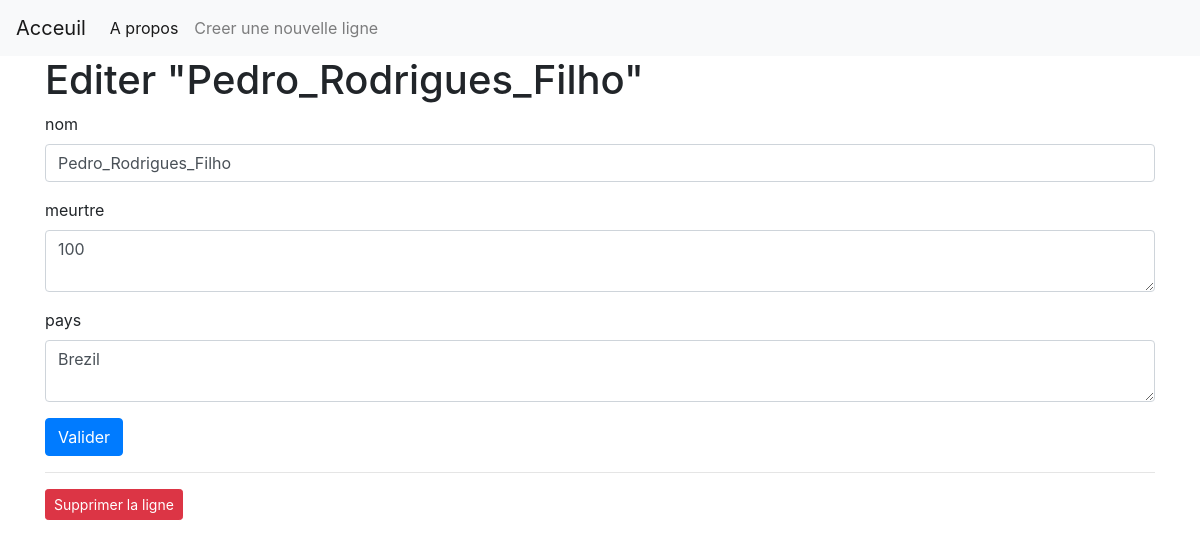
Screenshot of /5/edit with the database file from the repository.
### tables this page shows
CREATE TABLE posts (
    id INTEGER PRIMARY KEY AUTOINCREMENT,
    nom TEXT NOT NULL,
    created TIMESTAMP NOT NULL DEFAULT CURRENT_TIMESTAMP,
    meurtre INTEGER NOT NULL,
    pays TEXT NOT NULL
);

### app.py (the view, shortened to what this page needs)
@app.route('/<int:id>/edit', methods=('GET', 'POST'))
def edit(id):
    post = get_post(id)
    return render_template('edit.html', post=post)

### app.py (called while the page is built)
def get_db_connection():
    conn = sqlite3.connect('database.db')
    conn.row_factory = sqlite3.Row
    return conn

def get_post(post_id):
    conn = get_db_connection()
    post = conn.execute('SELECT * FROM posts WHERE id = ?',
                        (post_id,)).fetchone()
    conn.close()
    if post is None:
        abort(404)
    return post

### templates/edit.html (shortened to what this page needs)
{% extends 'base.html' %}
{% block content %}
<h1>{% block title %} Editer "{{ post['nom'] }}" {% endblock %}</h1>
<form method="post">
    <div class="form-group">
        <label for="nom">nom</label>
        <input type="text" name="nom" placeholder="Nom du criminel"
               class="form-control"
               value="{{ request.form['nom'] or post['nom'] }}">
    </div>
    <div class="form-group">
        <label for="meurtre">meurtre</label>
        <textarea name="meurtre" placeholder="Nombre de meurtre"
                  class="form-control">{{ request.form['meurtre'] or post['meurtre'] }}</textarea>
    </div>
    <div class="form-group">
        <label for="pays">pays</label>
        <textarea name="pays" placeholder="Pays d'origine"
                  class="form-control">{{ request.form['pays'] or post['pays'] }}</textarea>
    </div>
    <div class="form-group">
        <button type="submit" class="btn btn-primary">Valider</button>
    </div>
</form>
<hr>
    <form action="{{ url_for('delete', id=post['id']) }}" method="POST">
    <input type="submit" value="Supprimer la ligne"
            class="btn btn-danger btn-sm"
            onclick="return confirm('veut tu vraiment supprimer cette ligne?')">
</form>
{% endblock %}

### rows the page displays
posts: nom "Pedro_Rodrigues_Filho", meurtre "100", pays "Brezil"
